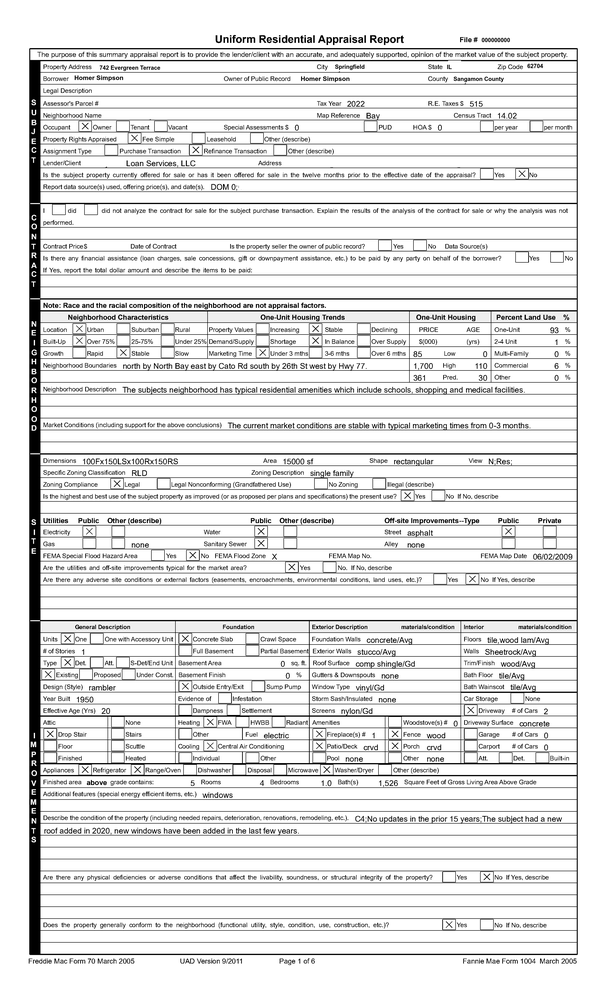
#> input picture samples/sample_1.png, 607 x 1000 px, shrunk from 2550 x 4200 before the run
$ python -i cv.py   (imports and definitions only)
#> lines starting #> are read from the running program, lines starting #| are printed output that depends on the picture; after the words box and inside, x2 and y2 are one past the last pixel; in counts of white or black regions, pixels touching at a corner belong together
#> further down, picture is the input picture: shape (1000, 607, 3); min 0, max 255, mean 227.4
"""Find checkbox squares and decide which ones are marked."""

import cv2
import numpy as np

# Side length relative to page width. Tuned for small form boxes on a
# full-page scan, while still matching a synthetic page in the tests.
MIN_SIDE_RATIO = 0.008
MAX_SIDE_RATIO = 0.045
MIN_ASPECT = 0.8
MAX_ASPECT = 1.25
# Share of dark pixels inside the square, after the border is cropped away.
INK_THRESHOLD = 0.05
OVERLAP_THRESHOLD = 0.4


def detect_checkboxes(image_bgr: np.ndarray) -> list[dict]:
    gray = cv2.cvtColor(image_bgr, cv2.COLOR_BGR2GRAY)
    blur = cv2.GaussianBlur(gray, (5, 5), 0)
    _, thresh = cv2.threshold(blur, 0, 255, cv2.THRESH_BINARY_INV + cv2.THRESH_OTSU)
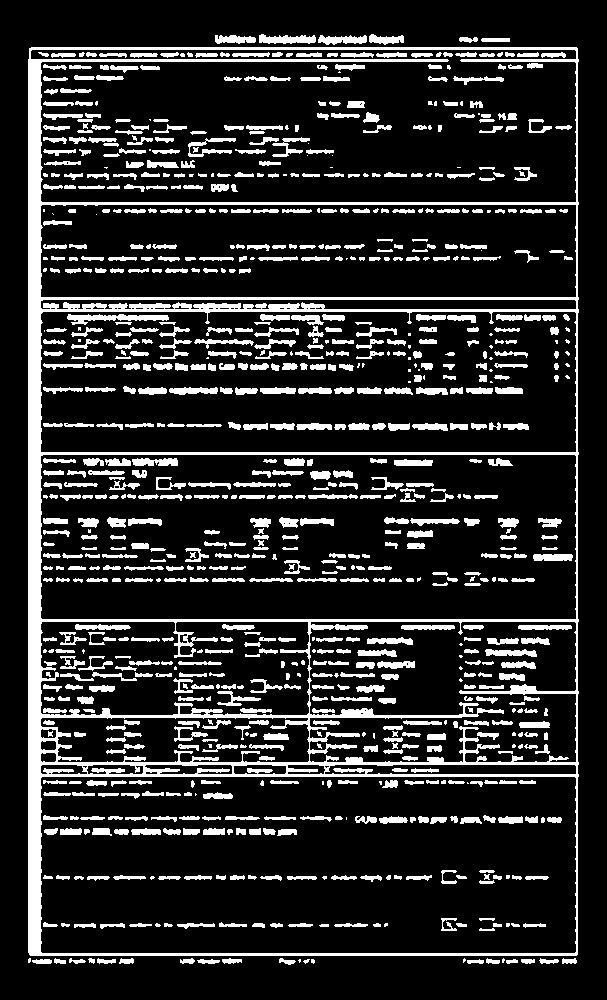
#> thresh: shape (1000, 607); 16.5% white; 921 white regions (134 under 20 px), largest, box (x1, y1, x2, y2) and area: (28, 47, 579, 956) 38030, (67, 314, 169, 325) 579, (259, 34, 316, 44) 400
    height, width = thresh.shape
#> height = 1000; width = 607
    kernel_size = max(3, int(round(width * 0.0015)) | 1)
#> kernel_size = 3
    kernel = cv2.getStructuringElement(cv2.MORPH_RECT, (kernel_size, kernel_size))
#> kernel = [[1, 1, 1], [1, 1, 1], [1, 1, 1]]
    closed = cv2.morphologyEx(thresh, cv2.MORPH_CLOSE, kernel)
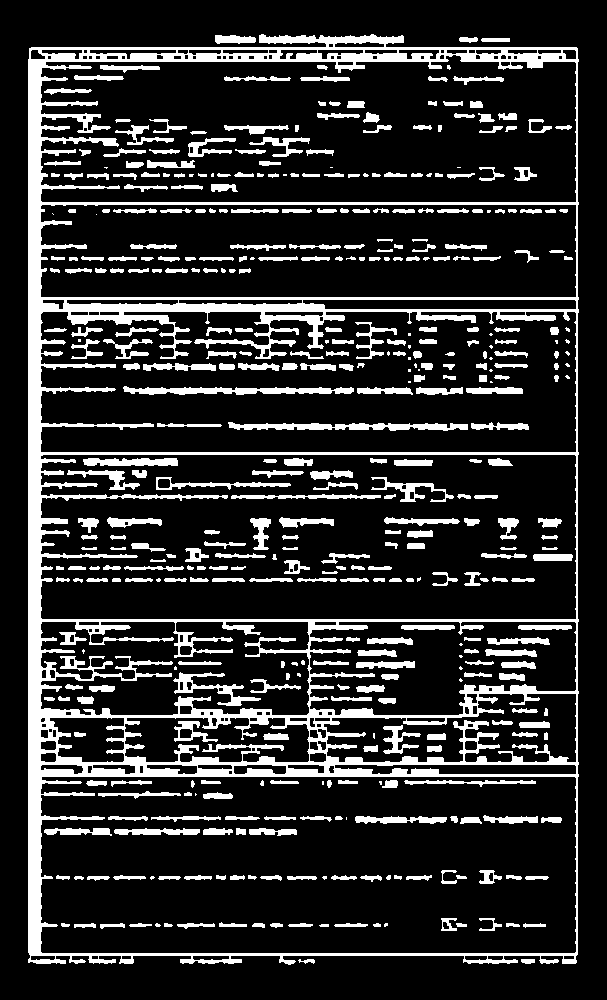
#> closed: shape (1000, 607); 17.6% white; 446 white regions (56 under 20 px)

    contours, _ = cv2.findContours(closed, cv2.RETR_LIST, cv2.CHAIN_APPROX_SIMPLE)
#> contours = 600 contours, 154 with area under 20; largest, box (x1, y1, x2, y2) and area: (28, 34, 579, 965) 501016, (40, 776, 577, 954) 94348, (40, 454, 577, 620) 87076, (40, 54, 577, 203) 73806, (40, 311, 577, 453) 71438
    min_side = MIN_SIDE_RATIO * width
#> min_side = 4.86
    max_side = MAX_SIDE_RATIO * width
#> max_side = 27.31
    found = []
    for contour in contours:
        box = _square_box(contour, min_side, max_side)
        if box is None:
            continue
        x, y, w, h = box
        ink = _ink_ratio(thresh, x, y, w, h)
        found.append(
            {
                "bbox": [int(x), int(y), int(x + w), int(y + h)],
                "is_checked": bool(ink >= INK_THRESHOLD),
            }
        )
#> this loop made 600 passes
#> perimeter in _square_box on passes 1, 4, 8: 32.24, 38.49, 19.66
#> after the loop, found = 2 items
    return _dedupe(found)


def _square_box(contour, min_side: float, max_side: float):
    perimeter = cv2.arcLength(contour, True)
    if perimeter <= 0:
        return None
    approx = cv2.approxPolyDP(contour, 0.04 * perimeter, True)
    if len(approx) != 4 or not cv2.isContourConvex(approx):
        return None
    x, y, w, h = cv2.boundingRect(approx)
    if w < min_side or h < min_side or w > max_side or h > max_side:
        return None
    aspect = w / float(h)
    if aspect < MIN_ASPECT or aspect > MAX_ASPECT:
        return None
    if cv2.contourArea(approx) < 0.7 * w * h:
        return None
    return x, y, w, h


def _ink_ratio(thresh, x: int, y: int, w: int, h: int) -> float:
    pad = max(2, int(min(w, h) * 0.2))
    if w <= pad * 2 or h <= pad * 2:
        return 0.0
    roi = thresh[y + pad : y + h - pad, x + pad : x + w - pad]
    if roi.size == 0:
        return 0.0
    return float(cv2.countNonZero(roi)) / float(roi.size)


def _iou(a: list[int], b: list[int]) -> float:
    ix1 = max(a[0], b[0])
    iy1 = max(a[1], b[1])
    ix2 = min(a[2], b[2])
    iy2 = min(a[3], b[3])
    inter = max(0, ix2 - ix1) * max(0, iy2 - iy1)
    if inter == 0:
        return 0.0
    area_a = (a[2] - a[0]) * (a[3] - a[1])
    area_b = (b[2] - b[0]) * (b[3] - b[1])
    return inter / float(area_a + area_b - inter)


def _dedupe(boxes: list[dict]) -> list[dict]:
    ordered = sorted(
        boxes,
        key=lambda box: (box["bbox"][2] - box["bbox"][0]) * (box["bbox"][3] - box["bbox"][1]),
        reverse=True,
    )
#> ordered = 2 items
    kept = []
    for box in ordered:
        if all(_iou(box["bbox"], other["bbox"]) < OVERLAP_THRESHOLD for other in kept):
            kept.append(box)
#> this loop made 2 passes
#> box on pass 1: {'bbox': [479, 375, 487, 382], 'is_checked': True}
#> box on pass 2: {'bbox': [551, 327, 558, 335], 'is_checked': True}
#> after the loop, kept = 2 items
    kept.sort(key=lambda box: (box["bbox"][1], box["bbox"][0]))
    return kept

>>> import cv2
>>> picture = cv2.imread('../samples/sample_1.png')
>>> result = detect_checkboxes(picture)
#> result = 2 items

$ run again, on samples/sample_3.png
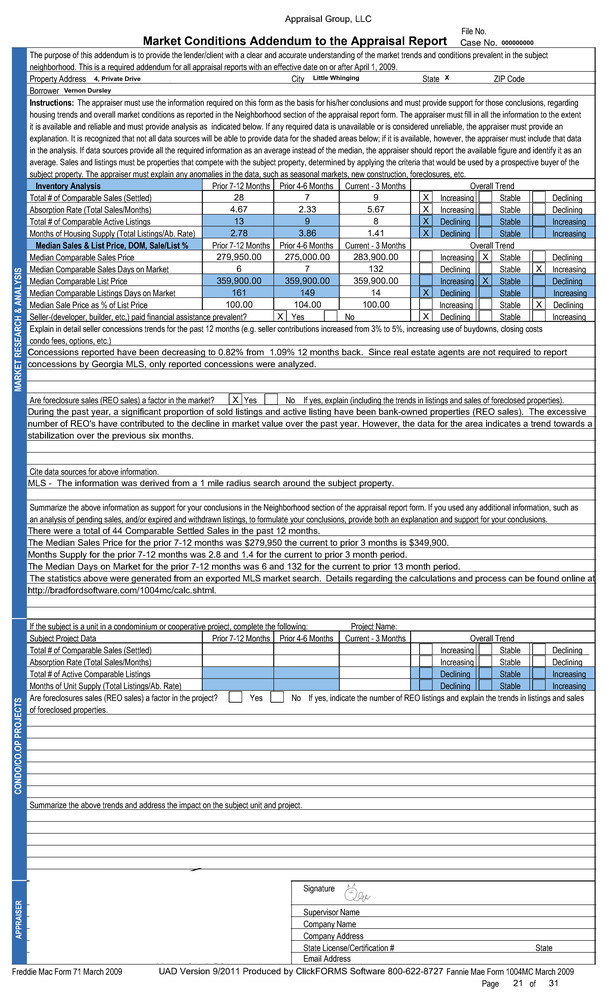
#> input picture samples/sample_3.png, 607 x 1000 px, shrunk from 2550 x 4200 before the run
#> picture is the input picture: shape (1000, 607, 3); mean B, G, R 225.8, 222.7, 219.8
#> in detect_checkboxes, `_, thresh = cv2.threshold(blur, 0, 255, cv2.THRESH_BINARY_INV + cv2.TH..`:
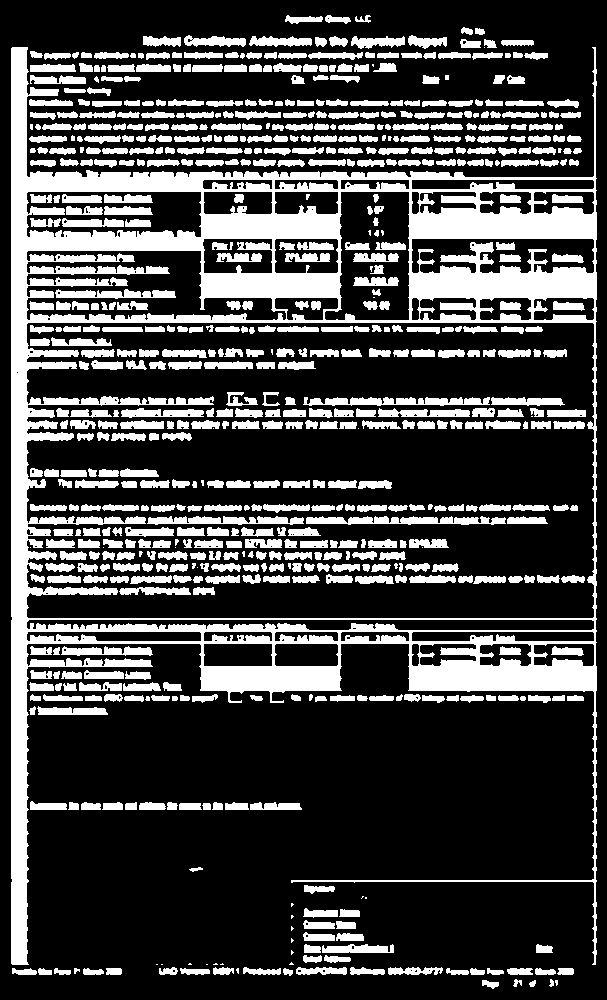
#> thresh: shape (1000, 607); 26.8% white; 668 white regions (42 under 20 px), largest, box (x1, y1, x2, y2) and area: (11, 47, 597, 965) 79346, (306, 516, 506, 525) 1268, (303, 397, 490, 406) 1183
#> in detect_checkboxes, `closed = cv2.morphologyEx(thresh, cv2.MORPH_CLOSE, kernel)`:
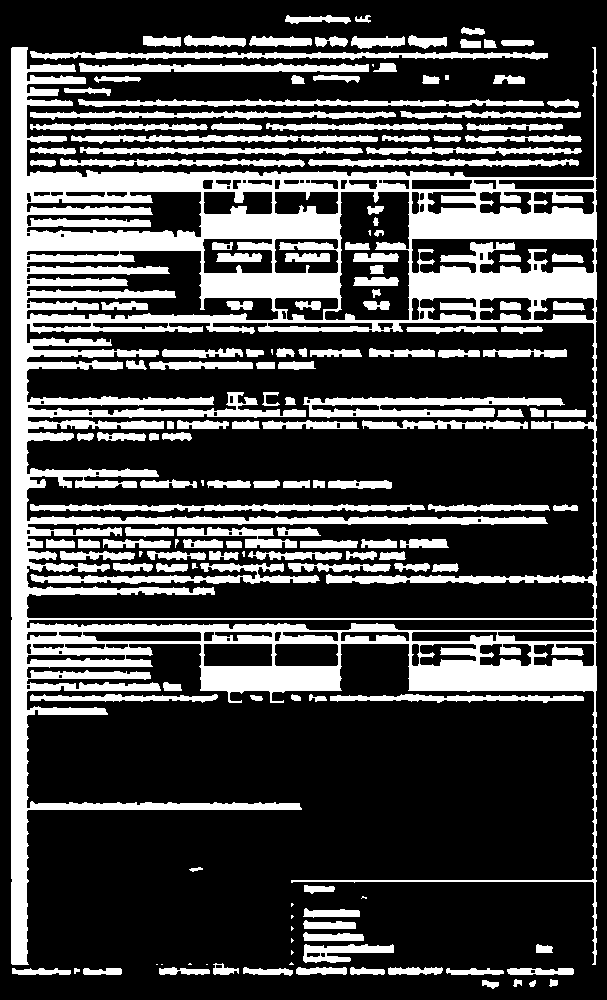
#> closed: shape (1000, 607); 28% white; 168 white regions (17 under 20 px)
#> contours = 280 contours, 57 with area under 20; largest, box (x1, y1, x2, y2) and area: (11, 47, 597, 965) 305000, (26, 322, 595, 619) 150806, (26, 250, 279, 321) 8844, (324, 191, 410, 321) 8785, (411, 238, 595, 274) 4878
#> the loop in detect_checkboxes, `for contour in contours:` made 280 passes
#> perimeter in _square_box on passes 2, 4, 5: 44.73, 29.9, 15.66
#> after the loop in detect_checkboxes, `for contour in contours:`: found = []

$ run again, on samples/sample_4.png
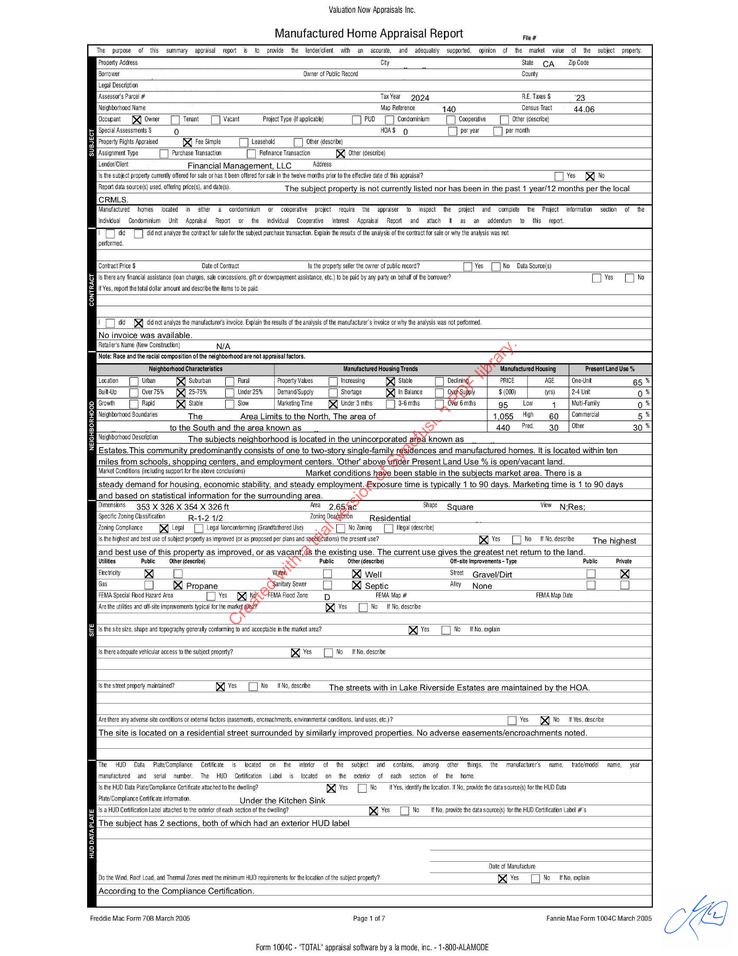
#> input picture samples/sample_4.png, 738 x 956 px, shrunk from 2550 x 3301 before the run
#> picture is the input picture: shape (956, 738, 3); mean B, G, R 232.7, 232.6, 232.9
#> in detect_checkboxes, `_, thresh = cv2.threshold(blur, 0, 255, cv2.THRESH_BINARY_INV + cv2.TH..`:
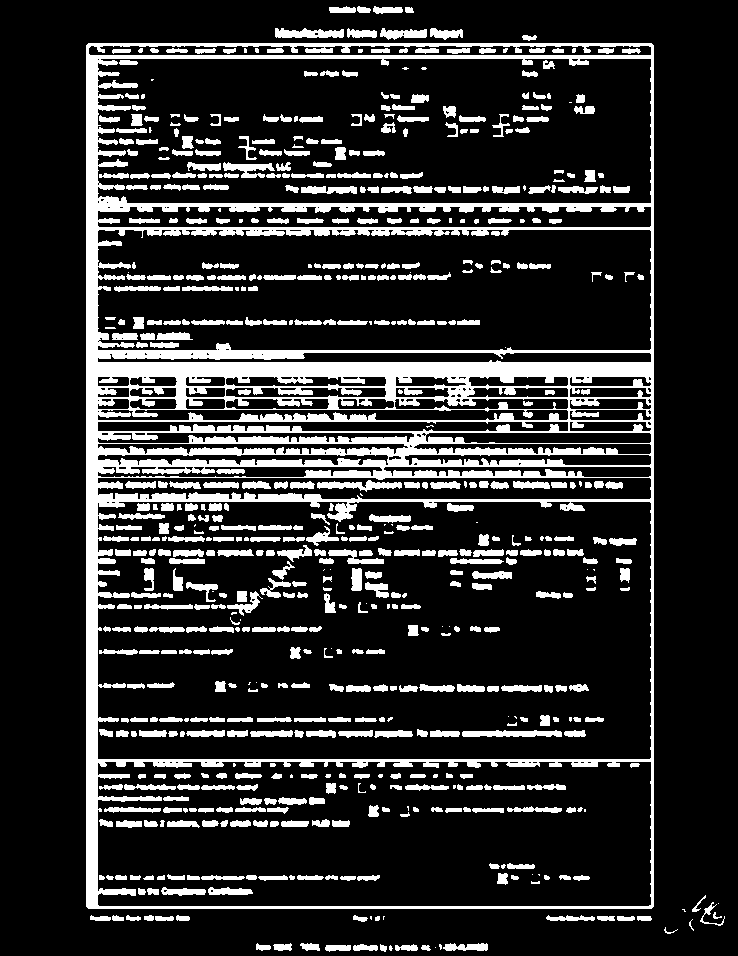
#> thresh: shape (956, 738); 17.5% white; 666 white regions (80 under 20 px), largest, box (x1, y1, x2, y2) and area: (86, 43, 654, 909) 71915, (462, 730, 562, 737) 567, (275, 28, 344, 38) 520
#> in detect_checkboxes, `closed = cv2.morphologyEx(thresh, cv2.MORPH_CLOSE, kernel)`:
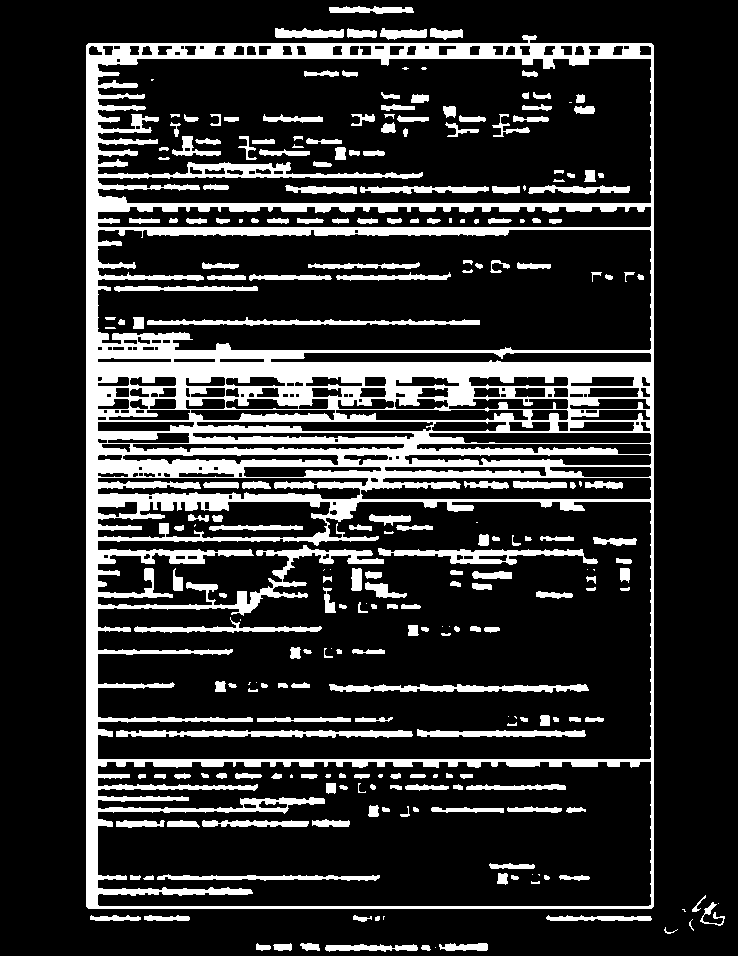
#> closed: shape (956, 738); 18.7% white; 257 white regions (35 under 20 px)
#> contours = 445 contours, 112 with area under 20; largest, box (x1, y1, x2, y2) and area: (86, 35, 654, 909) 490499, (97, 501, 652, 760) 127459, (97, 58, 652, 204) 75686, (97, 761, 652, 907) 75608, (97, 229, 652, 351) 63000
#> the loop in detect_checkboxes, `for contour in contours:` made 445 passes
#> perimeter in _square_box on passes 2, 6, 8: 24.49, 47.31, 36.97
#> after the loop in detect_checkboxes, `for contour in contours:`: found = 11 items
#> the loop in _dedupe, `for box in ordered:` made 11 passes
#> box on passes 2 to 7: {'bbox': [133, 317, 144, 329], 'is_checked': True}, {'bbox': [335, 148, 346, 160], 'is_checked': True}, {'bbox': [497, 873, 508, 884], 'is_checked': True}, {'bbox': [215, 681, 226, 692], 'is_checked': True}, {'bbox': [368, 805, 378, 817], 'is_checked': True}, {'bbox': [290, 647, 300, 659], 'is_checked': True}
